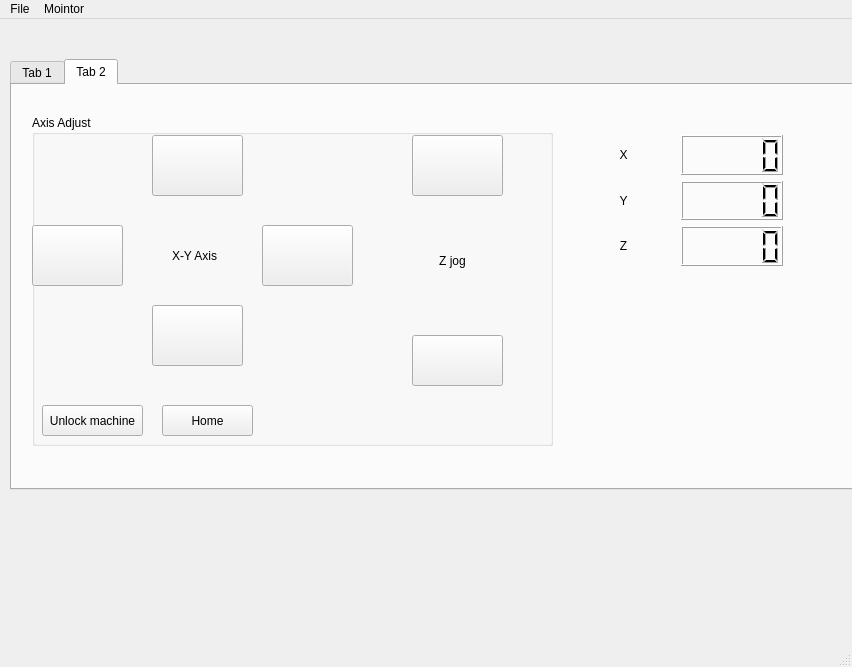
<?xml version="1.0" encoding="UTF-8"?>
<ui version="4.0">
 <class>MainWindow</class>
 <widget class="QMainWindow" name="MainWindow">
  <property name="geometry">
   <rect>
    <x>0</x>
    <y>0</y>
    <width>852</width>
    <height>667</height>
   </rect>
  </property>
  <property name="windowTitle">
   <string>MainWindow</string>
  </property>
  <widget class="QWidget" name="centralWidget">
   <widget class="QTabWidget" name="tabWidget">
    <property name="geometry">
     <rect>
      <x>10</x>
      <y>40</y>
      <width>871</width>
      <height>431</height>
     </rect>
    </property>
    <property name="currentIndex">
     <number>1</number>
    </property>
    <widget class="QWidget" name="tab">
     <attribute name="title">
      <string>Tab 1</string>
     </attribute>
     <widget class="QGroupBox" name="groupBox">
      <property name="geometry">
       <rect>
        <x>20</x>
        <y>20</y>
        <width>231</width>
        <height>361</height>
       </rect>
      </property>
      <property name="font">
       <font>
        <pointsize>10</pointsize>
       </font>
      </property>
      <property name="title">
       <string>com setting</string>
      </property>
      <widget class="QComboBox" name="comboBoxPort">
       <property name="geometry">
        <rect>
         <x>90</x>
         <y>30</y>
         <width>121</width>
         <height>31</height>
        </rect>
       </property>
      </widget>
      <widget class="QLabel" name="label_2">
       <property name="geometry">
        <rect>
         <x>10</x>
         <y>30</y>
         <width>71</width>
         <height>21</height>
        </rect>
       </property>
       <property name="font">
        <font>
         <pointsize>14</pointsize>
        </font>
       </property>
       <property name="text">
        <string>com</string>
       </property>
       <property name="alignment">
        <set>Qt::AlignRight|Qt::AlignTrailing|Qt::AlignVCenter</set>
       </property>
      </widget>
      <widget class="QLabel" name="label">
       <property name="geometry">
        <rect>
         <x>10</x>
         <y>80</y>
         <width>71</width>
         <height>21</height>
        </rect>
       </property>
       <property name="font">
        <font>
         <pointsize>14</pointsize>
        </font>
       </property>
       <property name="text">
        <string>baurd</string>
       </property>
       <property name="alignment">
        <set>Qt::AlignRight|Qt::AlignTrailing|Qt::AlignVCenter</set>
       </property>
      </widget>
      <widget class="QComboBox" name="comboBoxBaud">
       <property name="geometry">
        <rect>
         <x>90</x>
         <y>80</y>
         <width>121</width>
         <height>31</height>
        </rect>
       </property>
      </widget>
      <widget class="QLabel" name="label_3">
       <property name="geometry">
        <rect>
         <x>10</x>
         <y>130</y>
         <width>71</width>
         <height>21</height>
        </rect>
       </property>
       <property name="font">
        <font>
         <pointsize>14</pointsize>
        </font>
       </property>
       <property name="text">
        <string>first</string>
       </property>
       <property name="alignment">
        <set>Qt::AlignRight|Qt::AlignTrailing|Qt::AlignVCenter</set>
       </property>
      </widget>
      <widget class="QComboBox" name="comboBoxCheckSum">
       <property name="geometry">
        <rect>
         <x>90</x>
         <y>130</y>
         <width>121</width>
         <height>31</height>
        </rect>
       </property>
      </widget>
      <widget class="QLabel" name="label_4">
       <property name="geometry">
        <rect>
         <x>10</x>
         <y>180</y>
         <width>71</width>
         <height>21</height>
        </rect>
       </property>
       <property name="font">
        <font>
         <pointsize>14</pointsize>
        </font>
       </property>
       <property name="text">
        <string>data</string>
       </property>
       <property name="alignment">
        <set>Qt::AlignRight|Qt::AlignTrailing|Qt::AlignVCenter</set>
       </property>
      </widget>
      <widget class="QComboBox" name="comboBoxBits">
       <property name="geometry">
        <rect>
         <x>90</x>
         <y>180</y>
         <width>121</width>
         <height>31</height>
        </rect>
       </property>
      </widget>
      <widget class="QLabel" name="label_5">
       <property name="geometry">
        <rect>
         <x>10</x>
         <y>230</y>
         <width>71</width>
         <height>21</height>
        </rect>
       </property>
       <property name="font">
        <font>
         <pointsize>14</pointsize>
        </font>
       </property>
       <property name="text">
        <string>stop</string>
       </property>
       <property name="alignment">
        <set>Qt::AlignRight|Qt::AlignTrailing|Qt::AlignVCenter</set>
       </property>
      </widget>
      <widget class="QComboBox" name="comboBoxStopBits">
       <property name="geometry">
        <rect>
         <x>90</x>
         <y>230</y>
         <width>121</width>
         <height>31</height>
        </rect>
       </property>
      </widget>
      <widget class="QPushButton" name="pushButtonOpenSerial">
       <property name="geometry">
        <rect>
         <x>10</x>
         <y>280</y>
         <width>201</width>
         <height>31</height>
        </rect>
       </property>
       <property name="text">
        <string>open</string>
       </property>
      </widget>
     </widget>
     <widget class="QPushButton" name="pushButtonSendData">
      <property name="geometry">
       <rect>
        <x>740</x>
        <y>210</y>
        <width>61</width>
        <height>171</height>
       </rect>
      </property>
      <property name="text">
       <string>send</string>
      </property>
     </widget>
     <widget class="QTextEdit" name="textEditReceived">
      <property name="geometry">
       <rect>
        <x>260</x>
        <y>20</y>
        <width>541</width>
        <height>181</height>
       </rect>
      </property>
      <property name="sizePolicy">
       <sizepolicy hsizetype="Fixed" vsizetype="Fixed">
        <horstretch>0</horstretch>
        <verstretch>0</verstretch>
       </sizepolicy>
      </property>
      <property name="font">
       <font>
        <pointsize>14</pointsize>
       </font>
      </property>
      <property name="readOnly">
       <bool>true</bool>
      </property>
     </widget>
     <widget class="QTextEdit" name="textEditSent">
      <property name="geometry">
       <rect>
        <x>260</x>
        <y>210</y>
        <width>471</width>
        <height>171</height>
       </rect>
      </property>
      <property name="font">
       <font>
        <pointsize>14</pointsize>
       </font>
      </property>
      <property name="html">
       <string>&lt;!DOCTYPE HTML PUBLIC &quot;-//W3C//DTD HTML 4.0//EN&quot; &quot;http://www.w3.org/TR/REC-html40/strict.dtd&quot;&gt;
&lt;html&gt;&lt;head&gt;&lt;meta name=&quot;qrichtext&quot; content=&quot;1&quot; /&gt;&lt;style type=&quot;text/css&quot;&gt;
p, li { white-space: pre-wrap; }
&lt;/style&gt;&lt;/head&gt;&lt;body style=&quot; font-family:'PMingLiU'; font-size:14pt; font-weight:400; font-style:normal;&quot;&gt;
&lt;p style=&quot;-qt-paragraph-type:empty; margin-top:0px; margin-bottom:0px; margin-left:0px; margin-right:0px; -qt-block-indent:0; text-indent:0px;&quot;&gt;&lt;br /&gt;&lt;/p&gt;&lt;/body&gt;&lt;/html&gt;</string>
      </property>
     </widget>
    </widget>
    <widget class="QWidget" name="tab_2">
     <attribute name="title">
      <string>Tab 2</string>
     </attribute>
     <widget class="QGroupBox" name="groupBox_2">
      <property name="geometry">
       <rect>
        <x>20</x>
        <y>30</y>
        <width>521</width>
        <height>331</height>
       </rect>
      </property>
      <property name="title">
       <string>Axis Adjust</string>
      </property>
      <widget class="QPushButton" name="yAxisup">
       <property name="geometry">
        <rect>
         <x>120</x>
         <y>20</y>
         <width>91</width>
         <height>61</height>
        </rect>
       </property>
       <property name="text">
        <string/>
       </property>
       <property name="icon">
        <iconset>
         <normaloff>../icon/arrow-up-b.png</normaloff>../icon/arrow-up-b.png</iconset>
       </property>
       <property name="iconSize">
        <size>
         <width>30</width>
         <height>30</height>
        </size>
       </property>
      </widget>
      <widget class="QPushButton" name="xAxisleft">
       <property name="geometry">
        <rect>
         <x>0</x>
         <y>110</y>
         <width>91</width>
         <height>61</height>
        </rect>
       </property>
       <property name="text">
        <string/>
       </property>
       <property name="icon">
        <iconset>
         <normaloff>../icon/arrow-left-b.png</normaloff>../icon/arrow-left-b.png</iconset>
       </property>
       <property name="iconSize">
        <size>
         <width>30</width>
         <height>30</height>
        </size>
       </property>
      </widget>
      <widget class="QPushButton" name="xAxisrigh">
       <property name="geometry">
        <rect>
         <x>230</x>
         <y>110</y>
         <width>91</width>
         <height>61</height>
        </rect>
       </property>
       <property name="text">
        <string/>
       </property>
       <property name="icon">
        <iconset>
         <normaloff>../icon/arrow-right-b.png</normaloff>../icon/arrow-right-b.png</iconset>
       </property>
       <property name="iconSize">
        <size>
         <width>30</width>
         <height>30</height>
        </size>
       </property>
      </widget>
      <widget class="QPushButton" name="yAxisdown">
       <property name="geometry">
        <rect>
         <x>120</x>
         <y>190</y>
         <width>91</width>
         <height>61</height>
        </rect>
       </property>
       <property name="text">
        <string/>
       </property>
       <property name="icon">
        <iconset>
         <normaloff>../icon/arrow-down-b.png</normaloff>../icon/arrow-down-b.png</iconset>
       </property>
       <property name="iconSize">
        <size>
         <width>30</width>
         <height>30</height>
        </size>
       </property>
      </widget>
      <widget class="QPushButton" name="zupButton">
       <property name="geometry">
        <rect>
         <x>380</x>
         <y>20</y>
         <width>91</width>
         <height>61</height>
        </rect>
       </property>
       <property name="text">
        <string/>
       </property>
       <property name="icon">
        <iconset>
         <normaloff>../icon/arrow-up-a.png</normaloff>../icon/arrow-up-a.png</iconset>
       </property>
       <property name="iconSize">
        <size>
         <width>30</width>
         <height>30</height>
        </size>
       </property>
      </widget>
      <widget class="QPushButton" name="zdownButton">
       <property name="geometry">
        <rect>
         <x>380</x>
         <y>220</y>
         <width>91</width>
         <height>51</height>
        </rect>
       </property>
       <property name="text">
        <string/>
       </property>
       <property name="icon">
        <iconset>
         <normaloff>../icon/arrow-down-a.png</normaloff>../icon/arrow-down-a.png</iconset>
       </property>
       <property name="iconSize">
        <size>
         <width>30</width>
         <height>30</height>
        </size>
       </property>
      </widget>
      <widget class="QLabel" name="label_6">
       <property name="geometry">
        <rect>
         <x>380</x>
         <y>130</y>
         <width>81</width>
         <height>31</height>
        </rect>
       </property>
       <property name="text">
        <string>Z jog</string>
       </property>
       <property name="alignment">
        <set>Qt::AlignCenter</set>
       </property>
      </widget>
      <widget class="QPushButton" name="unlockMachine">
       <property name="geometry">
        <rect>
         <x>10</x>
         <y>290</y>
         <width>101</width>
         <height>31</height>
        </rect>
       </property>
       <property name="text">
        <string>Unlock machine</string>
       </property>
      </widget>
      <widget class="QLabel" name="label_7">
       <property name="geometry">
        <rect>
         <x>140</x>
         <y>130</y>
         <width>51</width>
         <height>21</height>
        </rect>
       </property>
       <property name="text">
        <string>X-Y Axis</string>
       </property>
      </widget>
      <widget class="QPushButton" name="homeButton">
       <property name="geometry">
        <rect>
         <x>130</x>
         <y>290</y>
         <width>91</width>
         <height>31</height>
        </rect>
       </property>
       <property name="text">
        <string>Home</string>
       </property>
      </widget>
     </widget>
     <widget class="QWidget" name="gridLayoutWidget">
      <property name="geometry">
       <rect>
        <x>560</x>
        <y>50</y>
        <width>211</width>
        <height>131</height>
       </rect>
      </property>
      <layout class="QGridLayout" name="gridLayout">
       <item row="0" column="0">
        <widget class="QLabel" name="label_8">
         <property name="text">
          <string>X</string>
         </property>
         <property name="alignment">
          <set>Qt::AlignCenter</set>
         </property>
        </widget>
       </item>
       <item row="0" column="1">
        <widget class="QLCDNumber" name="xAxis"/>
       </item>
       <item row="1" column="0">
        <widget class="QLabel" name="label_9">
         <property name="text">
          <string>Y</string>
         </property>
         <property name="alignment">
          <set>Qt::AlignCenter</set>
         </property>
        </widget>
       </item>
       <item row="1" column="1">
        <widget class="QLCDNumber" name="yAxis"/>
       </item>
       <item row="2" column="1">
        <widget class="QLCDNumber" name="zAxis"/>
       </item>
       <item row="2" column="0">
        <widget class="QLabel" name="label_10">
         <property name="text">
          <string>Z</string>
         </property>
         <property name="alignment">
          <set>Qt::AlignCenter</set>
         </property>
        </widget>
       </item>
      </layout>
     </widget>
    </widget>
   </widget>
  </widget>
  <widget class="QStatusBar" name="statusBar"/>
  <widget class="QMenuBar" name="menuBar">
   <property name="geometry">
    <rect>
     <x>0</x>
     <y>0</y>
     <width>852</width>
     <height>21</height>
    </rect>
   </property>
   <widget class="QMenu" name="menuFile">
    <property name="title">
     <string>File</string>
    </property>
    <addaction name="actionSend"/>
    <addaction name="actionExit"/>
   </widget>
   <widget class="QMenu" name="menuMointor">
    <property name="title">
     <string>Mointor</string>
    </property>
    <addaction name="actionVrep"/>
    <addaction name="actionOpenGL"/>
    <addaction name="actionControl"/>
   </widget>
   <addaction name="menuFile"/>
   <addaction name="menuMointor"/>
  </widget>
  <action name="actionSend">
   <property name="text">
    <string>send Gcode</string>
   </property>
  </action>
  <action name="actionExit">
   <property name="text">
    <string>exit</string>
   </property>
  </action>
  <action name="actionVrep">
   <property name="text">
    <string>Vrep</string>
   </property>
  </action>
  <action name="actionOpenGL">
   <property name="text">
    <string>OpenGL</string>
   </property>
  </action>
  <action name="actionControl">
   <property name="text">
    <string>Control</string>
   </property>
  </action>
 </widget>
 <resources/>
 <connections/>
</ui>
